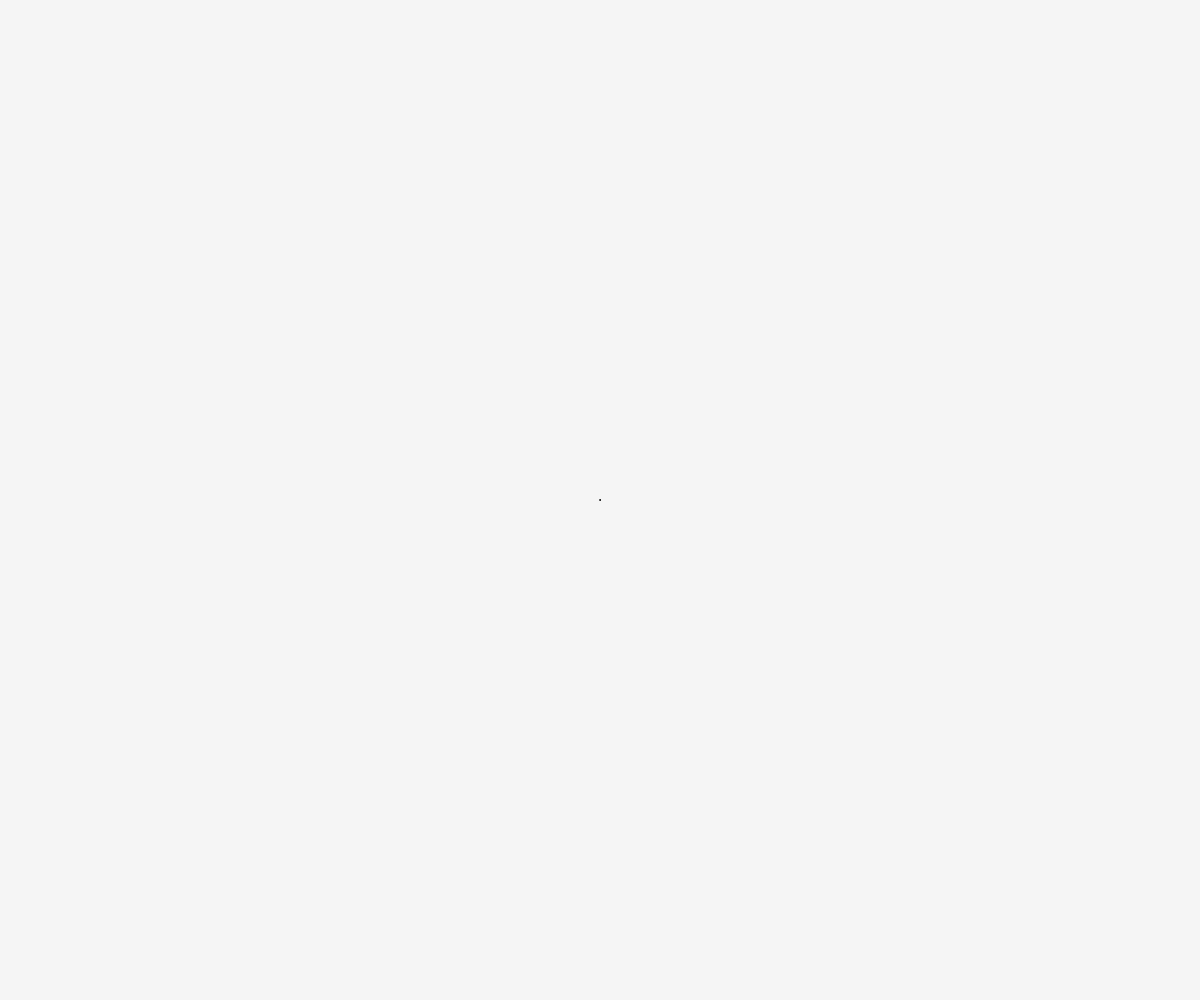
Frame 1 (no input)
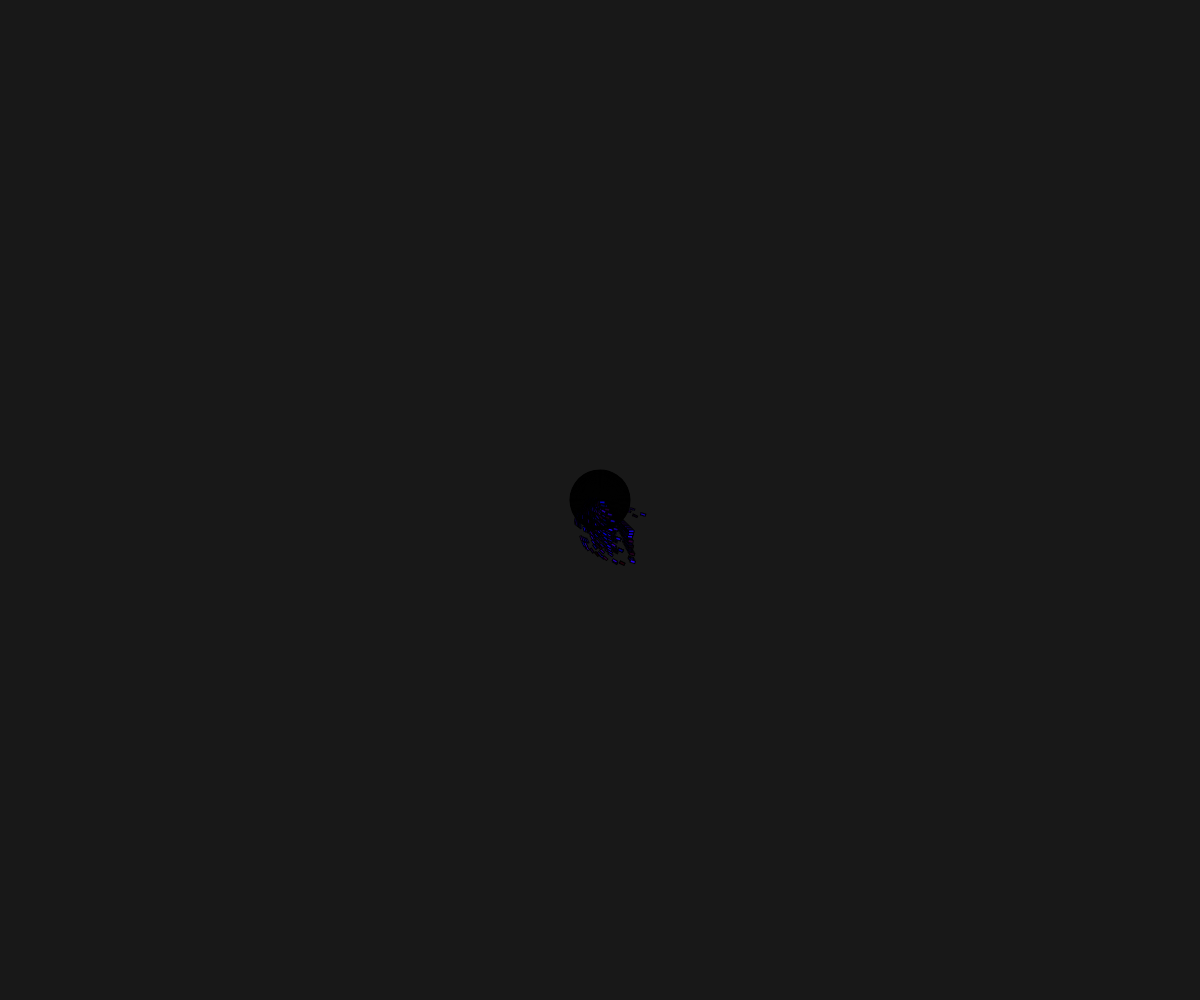
Frame 60 (no input)
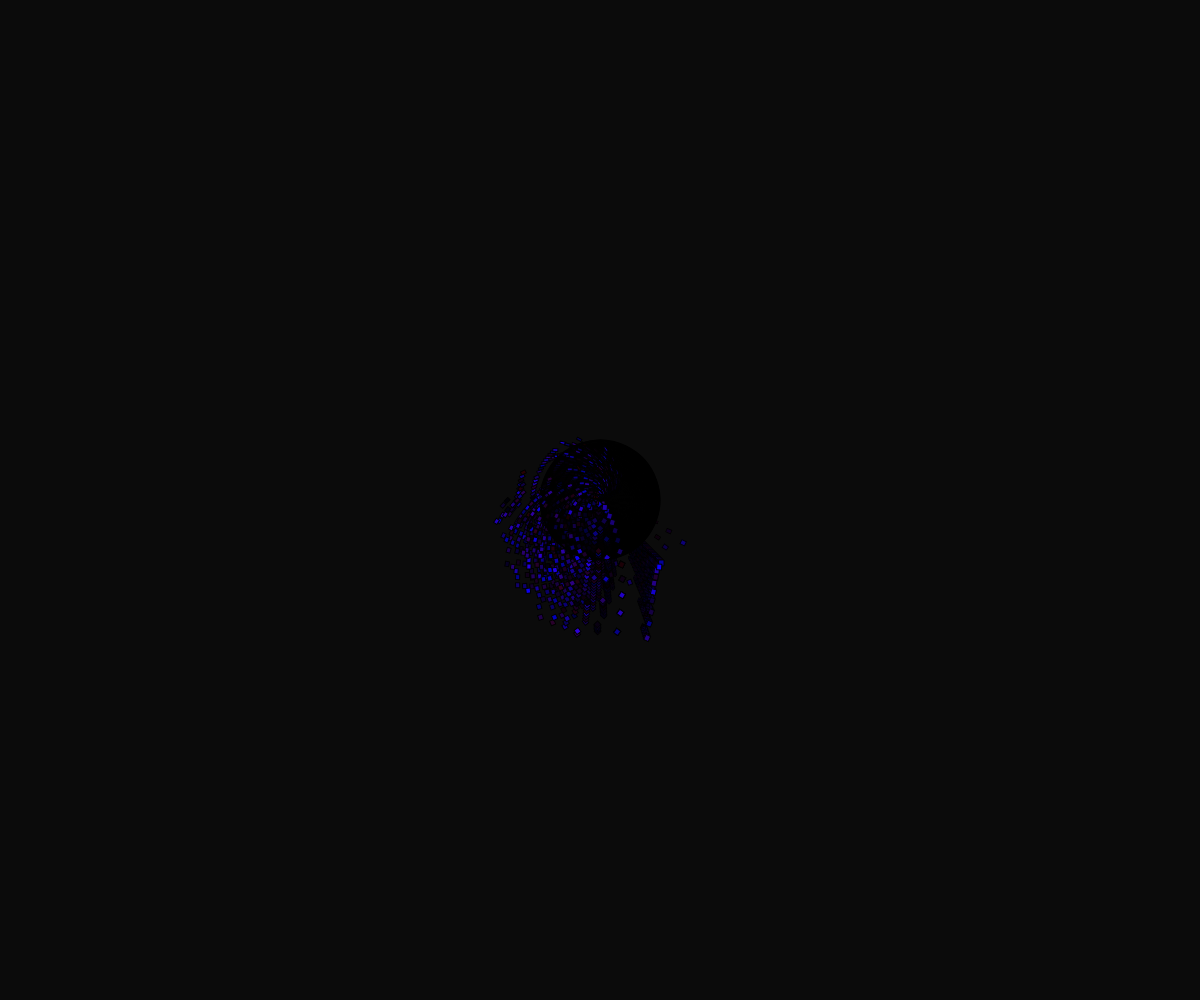
Frame 120 (the mouse pressed at the canvas centre since frame 60)

The p5.js sketch that drew these frames (run headless with seeded random() and noise() and a simulated clock; from frame 60 on, the mouse is pressed at the canvas centre):

// p5.js sketch
// ── sketch.js
j = 0;

function setup() { 
    createCanvas(windowWidth, windowHeight);
    frameRate(120);
    //creates a canvas the size of the window and settinng framerate to 120 the speed twice normal
}

function draw() {
    bg = 0; //sets the variable "bg" to 0
    background(bg,10); //draws the background translucent black on every cycle so it fades out old rectangles 
    translate(windowWidth/2, windowHeight/2); //sets the drawing point to the center of the canvas
    i = frameCount; 
    while (i-- > 1) { 
        // noStroke()
        fill(random(50),0,random(255));
        rect(j++ % i, j % i, 5, i/20 % 20); 
        rotate(0.05) 
    }; //draws rectangles that increse in height from 0 to 20 and repeats and draws them closer and closer to the center starting from further away each time
    fill(0, 50); //sets the fill to tranlucent black
    circle(0, 0, frameCount%windowHeight); //draws a circle using the translucent black fron the center that grows to the size of the window height and resets
}


//This is really interesting to me as it looks like a breathing living portal to another dimension and theres a vague sense of movement with no discernable direction and it just keeps getting more confusing the more you look at it.
